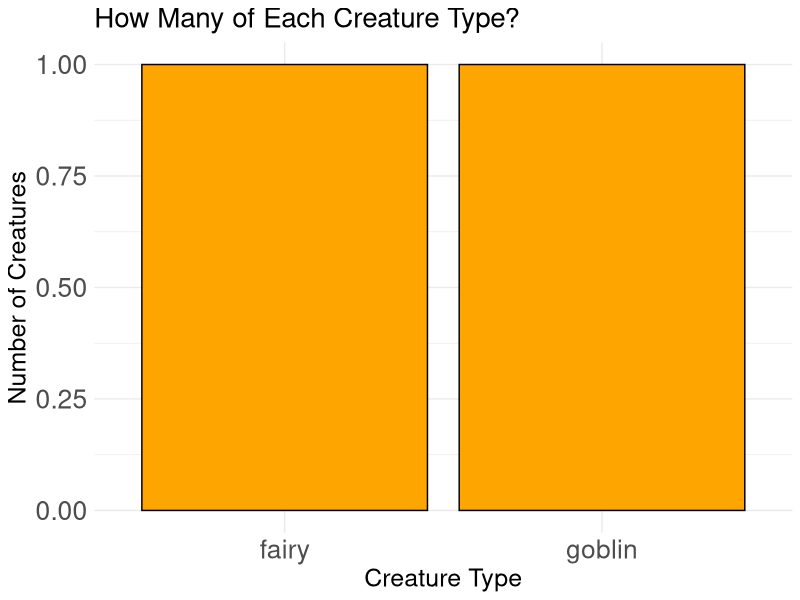
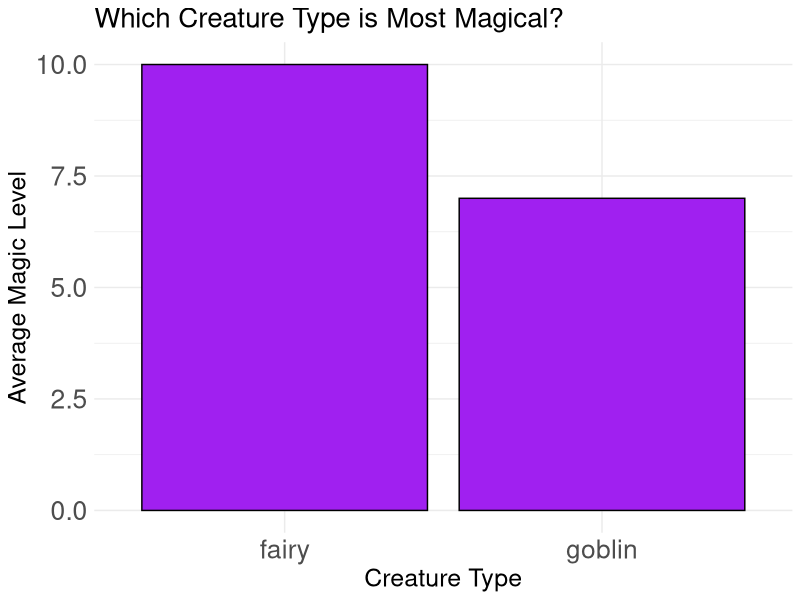

Recreate these plots in R, in order.
## ---- chunk 1
Sys.setlocale("LC_CTYPE", "en_US.UTF-8")
## ---- chunk 2
library(ggplot2)
library(dplyr)
creature_data <- read.csv("../datasets/creatures.csv")

print("🏆 Ready for the creature competition!")
## ---- chunk 3
print("🎯 Let's count our creature types:")
print(table(creature_data$creature_type))
## ---- chunk 4
creature_counts <- creature_data %>%
  group_by(creature_type) %>%
  summarize(total = n())

print("📊 Creature type counts:")
print(creature_counts)

# Make the bar chart
creature_bar_chart <- ggplot(creature_counts, aes(x = creature_type, y = total)) +
  geom_col(fill = "orange", color = "black") +
  labs(title = "How Many of Each Creature Type?",
       x = "Creature Type",
       y = "Number of Creatures")+
  theme_minimal() +
  theme(text = element_text(size = 16),
        plot.title = element_text(size = 20),
        axis.title = element_text(size = 18),
        axis.text = element_text(size = 19))

print(creature_bar_chart)
## ---- chunk 5
magic_by_type <- creature_data %>%
  group_by(creature_type) %>%
  summarize(average_magic = mean(magic_power))

print("⚡ Average magic by creature type:")
print(magic_by_type)

magic_bar_chart <- ggplot(magic_by_type, aes(x = creature_type, y = average_magic)) +
  geom_col(fill = "purple", color = "black") +
  labs(title = "Which Creature Type is Most Magical?",
       x = "Creature Type",
       y = "Average Magic Level")+
  theme_minimal() +
  theme(text = element_text(size = 16),
        plot.title = element_text(size = 20),
        axis.title = element_text(size = 18),
        axis.text = element_text(size = 19))

print(magic_bar_chart)
